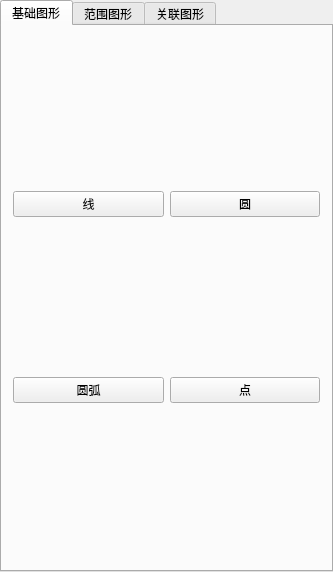
<?xml version="1.0" encoding="UTF-8"?>
<ui version="4.0">
 <class>FunctionsTabWidget</class>
 <widget class="QWidget" name="FunctionsTabWidget">
  <property name="geometry">
   <rect>
    <x>0</x>
    <y>0</y>
    <width>333</width>
    <height>572</height>
   </rect>
  </property>
  <property name="windowTitle">
   <string>FunctionsTabWidget</string>
  </property>
  <layout class="QVBoxLayout" name="verticalLayout">
   <property name="spacing">
    <number>0</number>
   </property>
   <property name="leftMargin">
    <number>0</number>
   </property>
   <property name="topMargin">
    <number>0</number>
   </property>
   <property name="rightMargin">
    <number>0</number>
   </property>
   <property name="bottomMargin">
    <number>0</number>
   </property>
   <item>
    <widget class="QTabWidget" name="tabWidget">
     <property name="currentIndex">
      <number>0</number>
     </property>
     <widget class="QWidget" name="entityTab">
      <property name="sizePolicy">
       <sizepolicy hsizetype="Preferred" vsizetype="Expanding">
        <horstretch>0</horstretch>
        <verstretch>0</verstretch>
       </sizepolicy>
      </property>
      <attribute name="title">
       <string>基础图形</string>
      </attribute>
      <layout class="QGridLayout" name="gridLayout">
       <item row="1" column="1">
        <widget class="QPushButton" name="pointBtn">
         <property name="text">
          <string>点</string>
         </property>
        </widget>
       </item>
       <item row="0" column="0">
        <widget class="QPushButton" name="lineBtn">
         <property name="text">
          <string>线</string>
         </property>
        </widget>
       </item>
       <item row="1" column="0">
        <widget class="QPushButton" name="arcBtn">
         <property name="text">
          <string>圆弧</string>
         </property>
        </widget>
       </item>
       <item row="0" column="1">
        <widget class="QPushButton" name="circleBtn">
         <property name="text">
          <string>圆</string>
         </property>
        </widget>
       </item>
      </layout>
     </widget>
     <widget class="QWidget" name="regEntityTab">
      <property name="sizePolicy">
       <sizepolicy hsizetype="Preferred" vsizetype="Expanding">
        <horstretch>0</horstretch>
        <verstretch>0</verstretch>
       </sizepolicy>
      </property>
      <attribute name="title">
       <string>范围图形</string>
      </attribute>
      <layout class="QGridLayout" name="gridLayout_2">
       <item row="0" column="0">
        <widget class="QPushButton" name="regLineBtn">
         <property name="text">
          <string>范围线</string>
         </property>
        </widget>
       </item>
       <item row="1" column="1">
        <widget class="QPushButton" name="regPointBtn">
         <property name="text">
          <string>范围点</string>
         </property>
        </widget>
       </item>
       <item row="0" column="1">
        <widget class="QPushButton" name="regCircleBtn">
         <property name="text">
          <string>范围圆</string>
         </property>
        </widget>
       </item>
       <item row="1" column="0">
        <widget class="QPushButton" name="regArcBtn">
         <property name="text">
          <string>范围圆弧</string>
         </property>
        </widget>
       </item>
       <item row="2" column="0">
        <widget class="QPushButton" name="regRectBtn">
         <property name="text">
          <string>矩形框</string>
         </property>
        </widget>
       </item>
      </layout>
     </widget>
     <widget class="QWidget" name="tab">
      <attribute name="title">
       <string>关联图形</string>
      </attribute>
      <layout class="QGridLayout" name="gridLayout_3">
       <item row="0" column="1">
        <widget class="QPushButton" name="interCircleAndCircleBtn">
         <property name="text">
          <string>绑定圆与圆</string>
         </property>
        </widget>
       </item>
       <item row="0" column="0">
        <widget class="QPushButton" name="interCircleBtn">
         <property name="text">
          <string>绑定圆</string>
         </property>
        </widget>
       </item>
       <item row="1" column="0">
        <widget class="QPushButton" name="interLineAndLineBtn">
         <property name="text">
          <string>绑定线与线</string>
         </property>
        </widget>
       </item>
      </layout>
     </widget>
    </widget>
   </item>
  </layout>
 </widget>
 <layoutdefault spacing="6" margin="11"/>
 <resources/>
 <connections/>
</ui>
